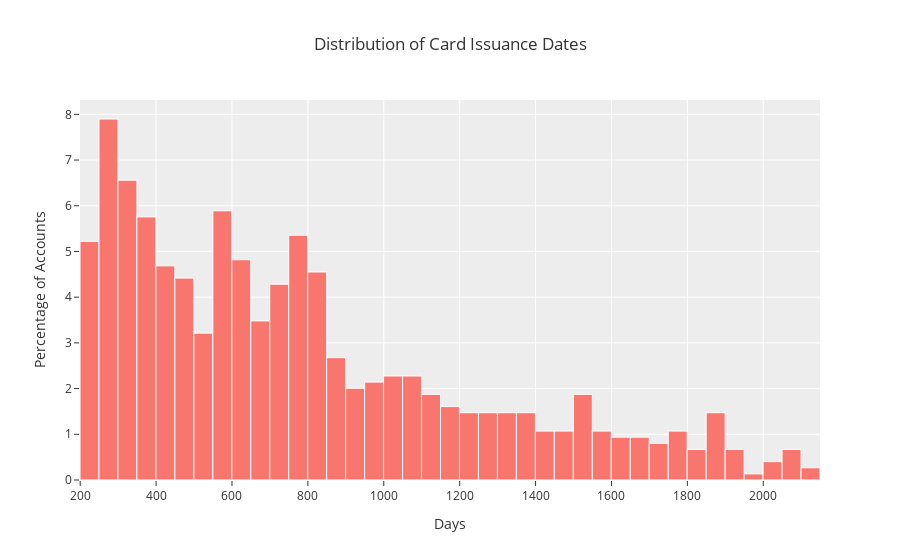

Notebook source saved alongside this figure:
### Markdown cell above
Before we can continue to filter out customers that have at least 13 Months of transaction history it is also needed to give non-customers a fictional `card_issued` date so we can build negative samples that also contain a 13-Month rollup window.

### Code cell
clients_with_cards = client_df[~client_df['card_issued'].isnull()]
time_between_creation_and_issue = (clients_with_cards['card_issued']-clients_with_cards['account_date']).dt.days

fig = go.Figure()

fig.add_trace(go.Histogram(x=time_between_creation_and_issue, histnorm='percent', nbinsx=50))

fig.update_traces(marker_line_width=1, marker_line_color="white")

fig.update_layout(
    title='Distribution of Card Issuance Dates',
    xaxis_title='Days',
    yaxis_title='Percentage of Accounts'
)

fig.show()

### Figure 1 — Plotly figure (JSON) as saved in the notebook; plotly's stock layout.template omitted (floating-point values rounded to 4 significant figures; data arrays with more than 128 entries replaced by an {"elided": "..."} marker saying what was removed)
{"data": [{"histnorm": "percent", "marker": {"line": {"color": "white", "width": 1}}, "nbinsx": 50, "type": "histogram", "x": {"elided": "747 int values"}}], "layout": {"title": {"text": "Distribution of Card Issuance Dates"}, "xaxis": {"title": {"text": "Days"}}, "yaxis": {"title": {"text": "Percentage of Accounts"}}}}
